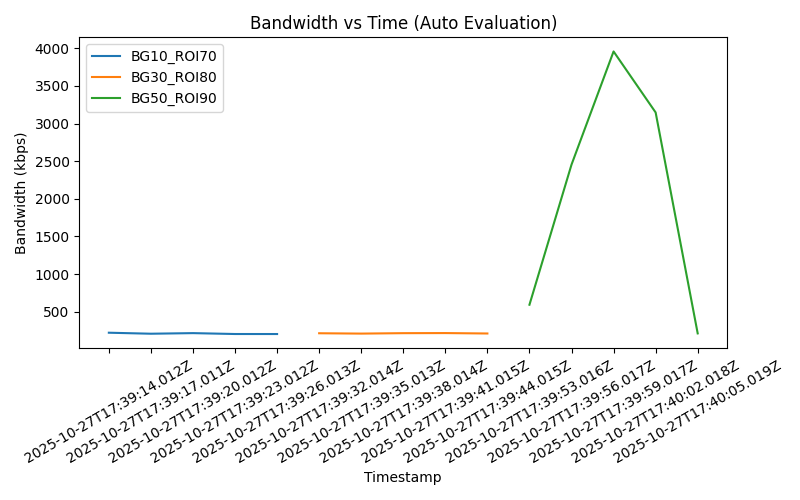
#> input picture bandwidth_vs_time.png, 800 x 500 px, given in place of the camera
$ python capture_roi_analysis.py
#> lines starting #> are read from the running program, lines starting #| are printed output that depends on the picture
import cv2
import numpy as np

# ==== SETTINGS ====
ROI_QUALITY = 80
BG_QUALITY = 20
ROI_BOX = (100, 100, 300, 300)  # (x, y, w, h)
# ===================

cap = cv2.VideoCapture(0)

ret, frame = cap.read()
#> frame is the input picture: shape (500, 800, 3); mean B, G, R 245.4, 245.8, 245.5
if not ret:
    print("Cannot capture frame from camera")
    exit()

original = frame.copy()

# ====== ROI Mask ======
x, y, w, h = ROI_BOX
mask = np.zeros(frame.shape[:2], dtype="uint8")
mask[y:y+h, x:x+w] = 255  # ROI region

# ====== Compress ROI (High Quality) ======
encode_param = [int(cv2.IMWRITE_JPEG_QUALITY), ROI_QUALITY]
_, roi_encoded = cv2.imencode(".jpg", frame, encode_param)
roi_high = cv2.imdecode(roi_encoded, cv2.IMREAD_COLOR)

# ====== Compress Background (Low Quality) ======
encode_param = [int(cv2.IMWRITE_JPEG_QUALITY), BG_QUALITY]
_, bg_encoded = cv2.imencode(".jpg", frame, encode_param)
bg_low = cv2.imdecode(bg_encoded, cv2.IMREAD_COLOR)

# ====== Merge ROI + Background ======
final = bg_low.copy()
final[mask == 255] = roi_high[mask == 255]

# ====== Draw ROI Bounding Box ======
final_with_box = final.copy()
cv2.rectangle(final_with_box, (x, y), (x+w, y+h), (0, 255, 0), 3)
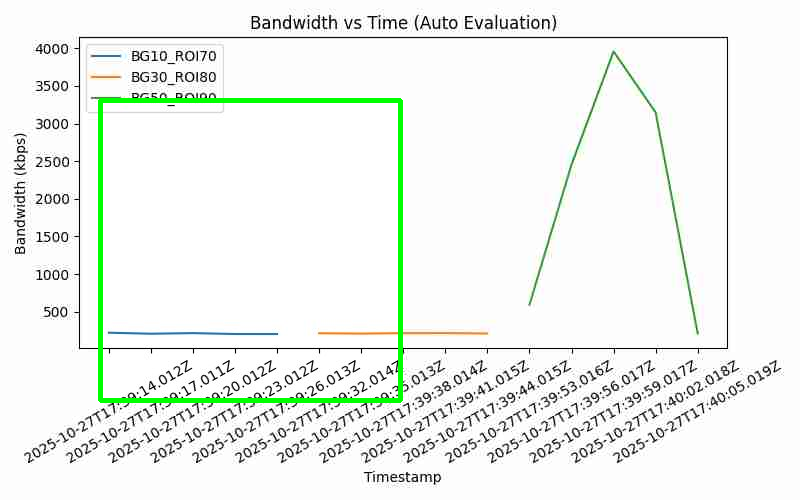
#> final_with_box: shape (500, 800, 3); mean B, G, R 239.5, 243.7, 239.6

# ====== Upgraded Artifact Heatmap ======
diff = cv2.absdiff(original, final)
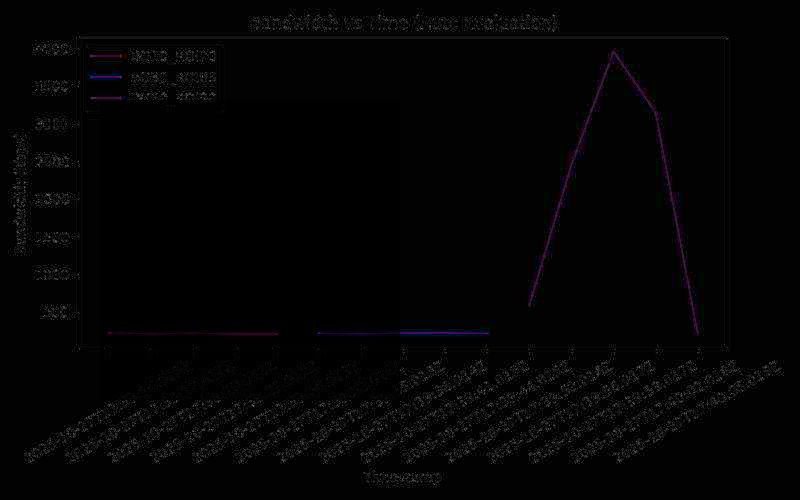
#> diff: shape (500, 800, 3); mean B, G, R 4.2, 3.9, 4.1
diff_gray = cv2.cvtColor(diff, cv2.COLOR_BGR2GRAY)

# Gaussian blur for smoother heatmap
diff_blurred = cv2.GaussianBlur(diff_gray, (5, 5), 1.5)

# Apply color heatmap (JET colormap) on blurred diff
heatmap = cv2.applyColorMap(diff_blurred, cv2.COLORMAP_JET)
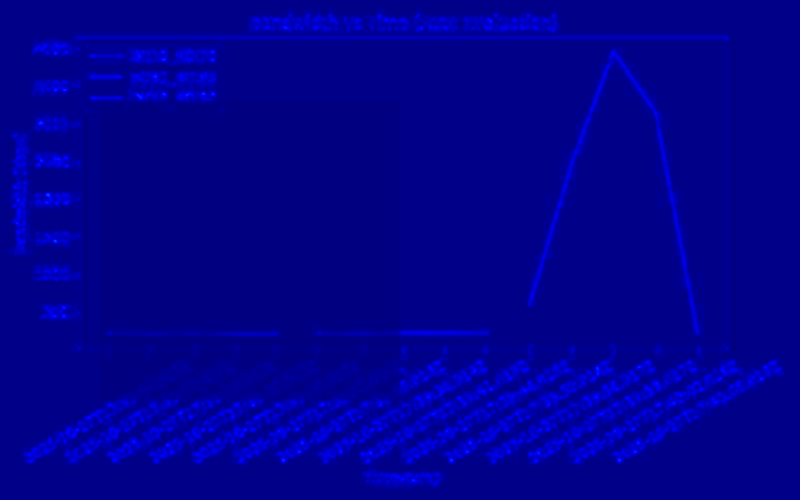
#> heatmap: shape (500, 800, 3); mean B, G, R 143.9, 0, 0

# Blend heatmap with original frame (for visualization)
alpha = 0.45
heatmap_overlay = cv2.addWeighted(original, 1 - alpha, heatmap, alpha, 0)
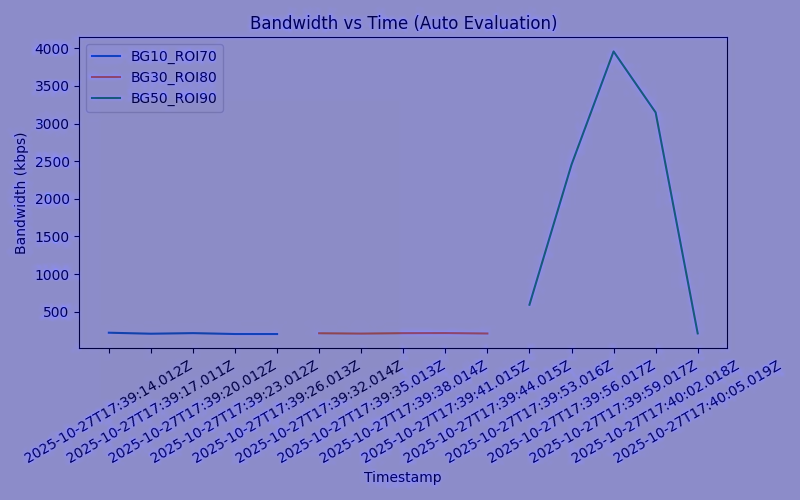
#> heatmap_overlay: shape (500, 800, 3); mean B, G, R 199.5, 135, 134.8

# ====== Per-Channel Diff Analysis ======
diff_b, diff_g, diff_r = cv2.split(diff)
channel_max = np.max([np.max(diff_b), np.max(diff_g), np.max(diff_r)])
#> channel_max = 164

# ====== Metrics ======
mse = np.mean(diff_gray ** 2)
#> mse = 15.3
psnr = cv2.PSNR(original, final) if mse > 0 else 100.0
#> psnr = 27.9
max_diff = int(np.max(diff_gray))
#> max_diff = 131
mean_diff = float(np.mean(diff_gray))
#> mean_diff = 3.99

print(f"  MSE:       {mse:.1f}")
#|   MSE:       15.3
print(f"  PSNR:      {psnr:.2f} dB")
#|   PSNR:      27.90 dB
print(f"  Max diff:  {max_diff}")
#|   Max diff:  131
print(f"  Mean diff: {mean_diff:.2f}")
#|   Mean diff: 3.99

# ====== Save Files ======
cv2.imwrite("original.jpg", original)
cv2.imwrite("roi_high_quality.jpg", roi_high)
cv2.imwrite("background_low_quality.jpg", bg_low)
cv2.imwrite("compressed_final.jpg", final)
cv2.imwrite("compressed_with_box.jpg", final_with_box)
cv2.imwrite("artifact_heatmap.png", heatmap)
cv2.imwrite("artifact_overlay.png", heatmap_overlay)

print("\n Images saved:")
print(" - original.jpg")
print(" - roi_high_quality.jpg")
print(" - background_low_quality.jpg")
print(" - compressed_final.jpg")
print(" - compressed_with_box.jpg   (ROI bounding box)")
print(" - artifact_heatmap.png      (heatmap only, Gaussian smoothed)")
print(" - artifact_overlay.png      (heatmap blended with original)")

cap.release()
